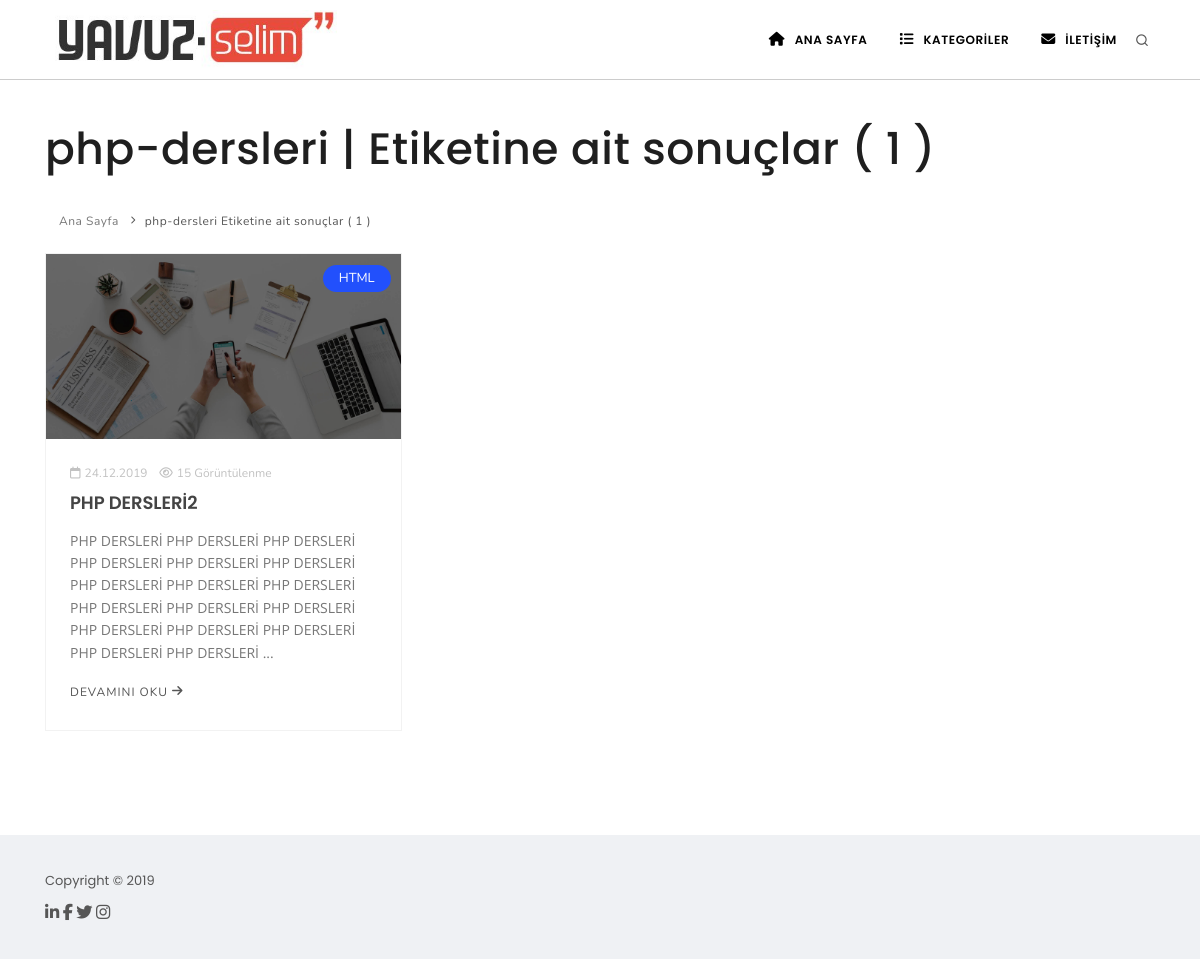
Page /etiketdetay.php?etiket=php-dersleri on the committed database.
### tables this page shows
CREATE TABLE `ayarlar` (
  `id` int(11) NOT NULL,
  `site_url` varchar(200) NOT NULL,
  `site_baslik` varchar(200) NOT NULL,
  `site_keyw` varchar(260) NOT NULL,
  `site_desc` varchar(260) NOT NULL,
  `site_harita` varchar(300) NOT NULL,
  `site_mail` varchar(250) NOT NULL,
  `site_logo` varchar(200) NOT NULL,
  `site_favicon` varchar(200) NOT NULL,
  `google_dogrulama_kodu` varchar(200) NOT NULL,
  `yandex_dogrulama_kodu` varchar(200) NOT NULL,
  `bing_dogrulama_kodu` varchar(200) NOT NULL,
  `analiytcs_kodu` mediumtext NOT NULL,
  `site_durum` tinyint(1) NOT NULL,
  `harita_durum` tinyint(1) NOT NULL DEFAULT '1'
);

CREATE TABLE `yazilar` (
  `yazi_id` int(11) NOT NULL,
  `yazi_kat_id` int(11) NOT NULL,
  `yazi_baslik` varchar(250) NOT NULL,
  `yazi_sef` varchar(250) NOT NULL,
  `yazi_resim` varchar(200) NOT NULL,
  `yazi_icerik` text NOT NULL,
  `yazi_etiketler` varchar(250) NOT NULL,
  `yazi_sef_etiketler` varchar(250) NOT NULL,
  `yazi_tarih` timestamp NOT NULL DEFAULT CURRENT_TIMESTAMP,
  `yazi_durum` tinyint(1) NOT NULL DEFAULT '1',
  `yazi_goruntulenme` int(11) DEFAULT '0'
);

CREATE TABLE `kategoriler` (
  `id` int(11) NOT NULL,
  `kat_adi` varchar(200) NOT NULL,
  `kat_sef` varchar(200) NOT NULL,
  `kat_keyw` varchar(260) NOT NULL,
  `kat_desc` varchar(260) NOT NULL
);

### sistem/baglan.php (called while the page is built, shortened)
<?php
 try{
     $db = new PDO("mysql:host=localhost;dbname=gelismisblog;charset=utf8;","root","");
     $db->query("SET CHARACTER SET UTF8");
     $db->query("SET NAMES UTF8");
 }catch(PDOException $hata){
     echo $hata->getMessage();
 }
 $ayarlar = $db->prepare("SELECT * FROM ayarlar");
 $ayarlar->execute();
 $arow        = $ayarlar->fetch(PDO::FETCH_OBJ);
?>

### sistem/fonksiyon.php (called while the page is built, shortened)
<?php
require_once 'baglan.php';
?>

### etiketdetay.php (the view, shortened to what this page needs)
<?php
require_once 'inc/ust.php'; ?>
        <?php require_once 'inc/menu.php';
        $s     = @intval($_GET['s']);
        if(!$s){ $s = 1; }
        $etiket   = strip_tags($_GET['etiket']);
        $sorgu = $db->prepare("SELECT yazi_kat_id,yazi_durum FROM yazilar
        INNER JOIN kategoriler ON kategoriler.id = yazilar.yazi_kat_id
        WHERE yazi_durum=:d AND yazi_sef_etiketler REGEXP :baslik");
        $sorgu->execute([':d' => 1,':baslik' => $etiket]);
        $toplam = $sorgu->rowCount();
        $lim    = 9;
        $goster = $s * $lim - $lim;
        ?>
        <section id="page-content">
            <div class="container">
                <div class="page-title">
                    <h1><?php echo $etiket;?> | Etiketine ait sonuçlar ( <?php echo $toplam;?> )</h1>
                    <div class="breadcrumb float-left">
                        <ul>
                            <li><a href="#">Ana Sayfa</a>
                            </li>
                            <li><a href="#"><?php echo $etiket;?> Etiketine ait sonuçlar ( <?php echo $toplam;?> )</a>
                            </li>
                        </ul>
                    </div>
                </div>
                <div id="blog" class="grid-layout post-3-columns m-b-30" data-item="post-item">
                    <?php
                        $sorgu  = $db->prepare("SELECT * FROM yazilar
                          INNER JOIN kategoriler ON kategoriler.id = yazilar.yazi_kat_id
                          WHERE yazi_durum=:d AND yazi_sef_etiketler REGEXP :baslik ORDER BY yazi_tarih DESC LIMIT :goster,:lim
                        ");
                        $sorgu->bindValue(":d",(int) 1,PDO::PARAM_INT);
                        $sorgu->bindValue(":baslik",$etiket,PDO::PARAM_STR);
                        $sorgu->bindValue(":goster",(int) $goster,PDO::PARAM_INT);
                        $sorgu->bindValue(":lim",(int) $lim,PDO::PARAM_INT);
                        $sorgu->execute();
                        if($sorgu->rowCount()){
                            foreach($sorgu as $row) {
                                ?>
                                <div class="post-item border">
                                    <div class="post-item-wrap">
                                        <div class="post-image">
                                            <a href="<?php echo $arow->site_url;?>/yazidetay.php?yazi_sef=<?php echo $row['yazi_sef'];?>&id=<?php echo $row['yazi_id'];?>">
                                                <img width="525" height="350" alt="<?php echo $row['yazi_baslik'];?>" src="images/<?php echo $row['yazi_resim'];?>">
                                            </a>
                                            <span class="post-meta-category"><a href="<?php echo $arow->site_url.'/kategoriler.php?kat_sef='.$row['kat_sef'];?>"><?php echo $row['kat_adi'];?></a></span>
                                        </div>
                                        <div class="post-item-description">
                                            <span class="post-meta-date"><i class="fa fa-calendar-o"></i><?php echo date('d.m.Y',strtotime($row['yazi_tarih']));?></span>
                                            <span class="post-meta-comments"><a href=""><i class="fa fa-eye"></i><?php echo $row['yazi_goruntulenme'];?> Görüntülenme</a></span>
                                            <h2><a href="<?php echo $arow->site_url;?>/yazidetay.php?yazi_sef=<?php echo $row['yazi_sef'];?>&id=<?php echo $row['yazi_id'];?>"><?php echo $row['yazi_baslik'];?></a></h2>
                                            <p style="word-wrap: break-word;"><?php echo mb_substr(strip_tags($row['yazi_icerik']),0,250,'utf8').'...';?></p>
                                            <a href="<?php echo $arow->site_url;?>/yazidetay.php?yazi_sef=<?php echo $row['yazi_sef'];?>&id=<?php echo $row['yazi_id'];?>" class="item-link">Devamını Oku <i class="fa fa-arrow-right"></i></a>
                                        </div>
                                    </div>
                                </div>
                                <?php
                            }
                            ?>
                            </div>
                            <?php
                        }else{
                            echo '<div class="alert alert-danger">'.$etiket.' Etiketine uygun bir yazı bulunamadı</div>';
                        } ?>
            </div>
        </section>
<?php require_once 'inc/alt.php'; ?>

### inc/menu.php (shortened to what this page needs)
<header id="header">
    <div class="header-inner" style="border-bottom: 1px solid #cccccc;">
        <div class="container">
            <div id="logo">
                <a href="<?php echo $arow->site_url;?>" class="logo" data-src-dark="images/<?php echo $arow->site_logo;?>"> <img style="padding: 10px "width="280" height="62"  src="<?php echo $arow->site_url;?>/images/<?php echo $arow->site_logo;?>" alt="<?php echo $arow->site_baslik;?>"> </a>
            </div>
            <div class="header-extras">
                <ul>
                    <li>
                        <a id="btn-search" href="#"> <i class="icon-search1"></i></a>
                    </li>
                </ul>
            </div>
            <div id="mainMenu">
                <div class="container">
                    <nav>
                        <ul>
                            <li><a href="<?php echo $arow->site_url;?>"><i class="fa fa-home"></i> ANA SAYFA</a></li>
                            <li class="dropdown"> <a href="#"><i class="fa fa-list"></i> KATEGORİLER</a>
                            </li>
                            <li><a href="<?php echo $arow->site_url.'/iletisim.php';?>"><i class="fa fa-envelope"></i> İLETİŞİM</a></li>
                        </ul>
                    </nav>
                </div>
            </div>
        </div>
    </div>
</header>

### rows in the picture
ayarlar: site_url+site_logo (picture)
yazilar: yazi_resim (picture), kategoriler.kat_adi "HTML", yazi_tarih "24.12.2019", yazi_goruntulenme "15", yazi_baslik "PHP DERSLERİ2", yazi_icerik "PHP DERSLERİ PHP DERSLERİ PHP DERSLERİ PHP DERSLERİ PHP DERSLERİ PHP DERSLERİ PHP DERSLERİ PHP DERSLERİ PHP DERSLERİ PHP DERSLERİ PHP DERSLERİ PHP DERSLERİ PHP DERSLERİ PHP DERSLERİ PHP DERSLERİ PHP DERSLERİ PHP DERSLERİ"

### other values in the picture
$etiket "php-dersleri"
$toplam "1"
